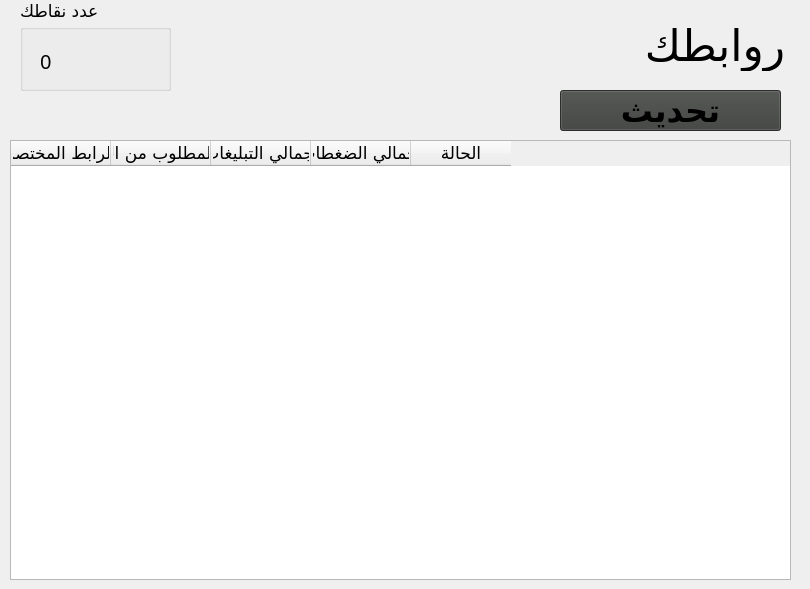
      <widget class="QWidget" name="tab_12">
       <attribute name="title">
        <string>روابطك</string>
       </attribute>
       <widget class="QLabel" name="label_45">
        <property name="geometry">
         <rect>
          <x>640</x>
          <y>20</y>
          <width>161</width>
          <height>51</height>
         </rect>
        </property>
        <property name="font">
         <font>
          <family>GE SS Unique Light</family>
          <pointsize>33</pointsize>
         </font>
        </property>
        <property name="text">
         <string>روابطك</string>
        </property>
        <property name="indent">
         <number>16</number>
        </property>
       </widget>
       <widget class="QGroupBox" name="groupBox_11">
        <property name="geometry">
         <rect>
          <x>20</x>
          <y>0</y>
          <width>151</width>
          <height>91</height>
         </rect>
        </property>
        <property name="font">
         <font>
          <family>GE SS Unique Light</family>
          <pointsize>13</pointsize>
         </font>
        </property>
        <property name="title">
         <string>عدد نقاطك</string>
        </property>
        <widget class="QLabel" name="label_46">
         <property name="geometry">
          <rect>
           <x>20</x>
           <y>50</y>
           <width>121</width>
           <height>21</height>
          </rect>
         </property>
         <property name="font">
          <font>
           <family>MS Gothic</family>
           <pointsize>15</pointsize>
          </font>
         </property>
         <property name="text">
          <string>0</string>
         </property>
        </widget>
       </widget>
       <widget class="QTableWidget" name="tableWidget">
        <property name="geometry">
         <rect>
          <x>10</x>
          <y>140</y>
          <width>781</width>
          <height>440</height>
         </rect>
        </property>
        <column>
         <property name="text">
          <string>الرابط المختصر</string>
         </property>
         <property name="font">
          <font>
           <family>GE SS Unique Light</family>
           <pointsize>13</pointsize>
          </font>
         </property>
        </column>
        <column>
         <property name="text">
          <string>العدد المطلوب من النقرات</string>
         </property>
         <property name="font">
          <font>
           <family>GE SS Unique Light</family>
           <pointsize>13</pointsize>
          </font>
         </property>
        </column>
        <column>
         <property name="text">
          <string>اجمالي التبليغات</string>
         </property>
         <property name="font">
          <font>
           <family>GE SS Unique Light</family>
           <pointsize>13</pointsize>
          </font>
         </property>
        </column>
        <column>
         <property name="text">
          <string>اجمالي الضغطات</string>
         </property>
         <property name="font">
          <font>
           <family>GE SS Unique Light</family>
           <pointsize>13</pointsize>
          </font>
         </property>
        </column>
        <column>
         <property name="text">
          <string>الحالة</string>
         </property>
         <property name="font">
          <font>
           <family>GE SS Unique Light</family>
           <pointsize>13</pointsize>
          </font>
         </property>
        </column>
       </widget>
       <widget class="QPushButton" name="pushButton_33">
        <property name="geometry">
         <rect>
          <x>560</x>
          <y>90</y>
          <width>221</width>
          <height>41</height>
         </rect>
        </property>
        <property name="font">
         <font>
          <family>GE SS Unique Light</family>
          <pointsize>24</pointsize>
          <weight>75</weight>
          <bold>true</bold>
         </font>
        </property>
        <property name="styleSheet">
         <string notr="true">background-color: rgb(61, 63, 61);</string>
        </property>
        <property name="text">
         <string>تحديث</string>
        </property>
       </widget>
      </widget>
